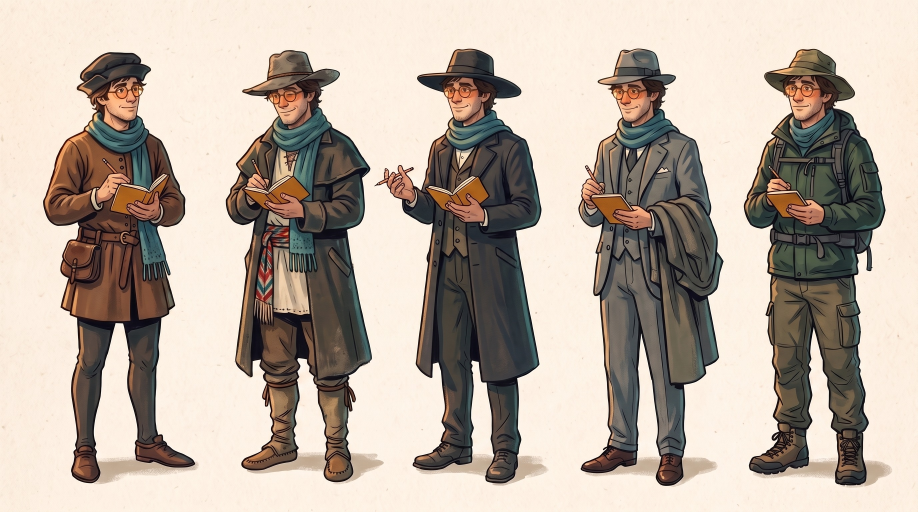
#> input picture channels/storybook-medical/refs/matt-eras.jpg, 2752 x 1536 px, given in place of lie-0.png, which was not available (shown at 1/3 size)
$ python match_s8.py 1.0
#> lines starting #> are read from the running program, lines starting #| are printed output that depends on the picture; after the words box and inside, x2 and y2 are one past the last pixel; in counts of white or black regions, pixels touching at a corner belong together
"""HC002-S1 shot 8 (user 2026-11-18): "the lying -> propped change jumps in size and position, so it reads as a cut.
Match the propped pose's scale and place to the lying body so the shoulder rises from where it lay (add an in-between
'shoulder lifting' state if a free one exists)." Free, local; run after cutouts_hc002s1.py.
  - scale: the propped drawing came back bigger; scale it so his head (the grey hair) matches the lying head's size;
  - place: pin it at the waist (the straight cut at the left edge, the trouser band's centre);
  - lift-0: the in-between, the "fingers" frame tipped up around the waist, so the shoulder starts to rise in place.
    python channels/storybook-medical/editorial/episodes/HC002-phineas-gage/match_s8.py
"""
import json
import shutil
import sys
from pathlib import Path

import cv2
import numpy as np
from PIL import Image

S = Path(__file__).resolve().parents[5] / "projects/hc002-s1/assets/images/sprites/gage-s8"
LIFT_DEG = float(sys.argv[1]) if len(sys.argv) > 1 else 14


def rgba(name):
    return np.array(Image.open(S / name).convert("RGBA"))


def hair_box(a):
    """Bounding box of the largest grey (low saturation, mid tone) region: his dusty hair."""
    rgb = a[..., :3].astype(int)
    lum = rgb.mean(2)
    grey = (np.abs(rgb[..., 0] - rgb[..., 2]) < 28) & (np.abs(rgb[..., 0] - rgb[..., 1]) < 28) & (lum > 60) & (lum < 175) \
        & (a[..., 3] > 200)
    grey = cv2.morphologyEx(grey.astype(np.uint8), cv2.MORPH_OPEN, np.ones((5, 5), np.uint8))
    n, lab, st, _ = cv2.connectedComponentsWithStats(grey)
    i = 1 + int(np.argmax(st[1:, 4]))
    x, y, w, h, area = st[i]
    return x, y, w, h, area


def waist(a):
    """The waist cut: the leftmost opaque columns; returns (x of the cut, centre y of the trouser band)."""
    cols = np.nonzero((a[..., 3] > 200).any(axis=0))[0]
    x0 = cols.min()
    band = np.nonzero(a[:, x0:x0 + 12, 3].max(axis=1) > 200)[0]
    return x0, (band.min() + band.max()) / 2


for f in ("prop-0.png",):
    if not (S / "prop-0.unmatched.png").exists():
        shutil.copy(S / f, S / "prop-0.unmatched.png")
lie, fing, prop = rgba("lie-0.png"), rgba("fingers-0.png"), rgba("prop-0.unmatched.png")
#> call 2 of rgba, with name = 'fingers-0.png'
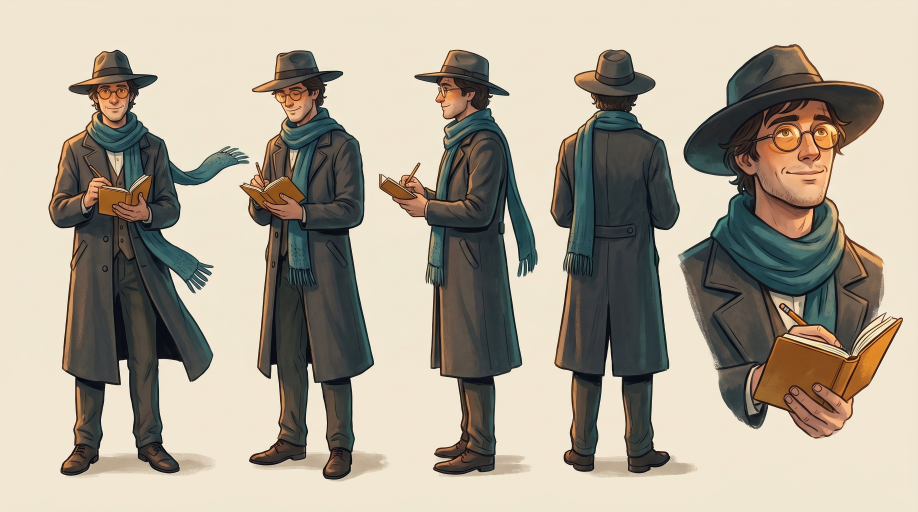
#> input picture channels/storybook-medical/refs/matt-sheet.jpg, 2752 x 1536 px, given in place of fingers-0.png, which was not available (shown at 1/3 size)
H, W = lie.shape[:2]
#> H = 1536; W = 2752
hl, hp = hair_box(lie), hair_box(prop)
#> in hair_box, `grey = (np.abs(rgb[..., 0] - rgb[..., 2]) < 28) & (np.abs(rgb[..., 0] ..`:
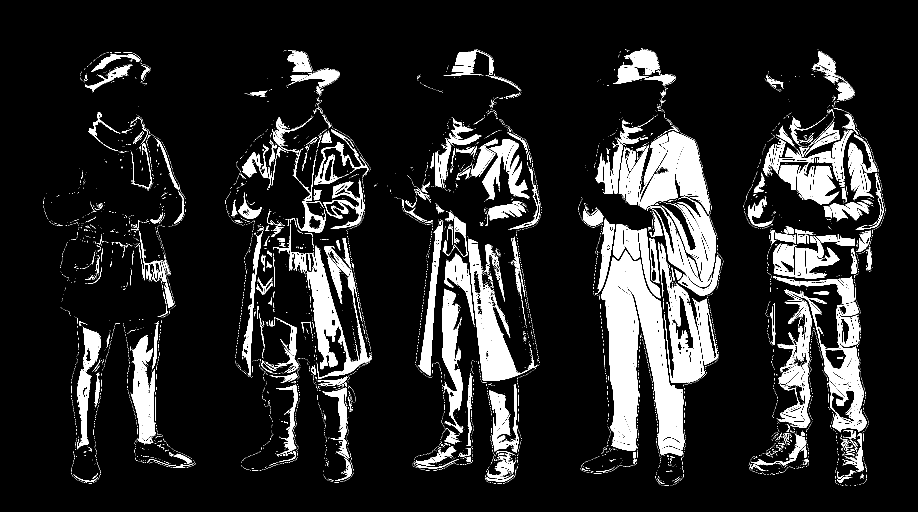
#> grey: shape (1536, 2752) bool (shown at 1/3 size); 12.7% white; 7254 white regions (6718 under 20 px), largest, box (x1, y1, x2, y2) and area: (1805, 751, 2053, 1350) 74249, (1941, 590, 2163, 888) 23772, (1404, 716, 1612, 1142) 22095
#> in hair_box, `grey = cv2.morphologyEx(grey.astype(np.uint8), cv2.MORPH_OPEN, np.ones..`: grey: shape (1536, 2752); values 0 (black) and 1 (white), 10.3% white; 488 white regions, largest, box (x1, y1, x2, y2) and area: (1805, 766, 1916, 1334) 39770, (1876, 756, 2053, 1349) 33906, (1404, 721, 1546, 1142) 19329
#> in hair_box, `n, lab, st, _ = cv2.connectedComponentsWithStats(grey)`:
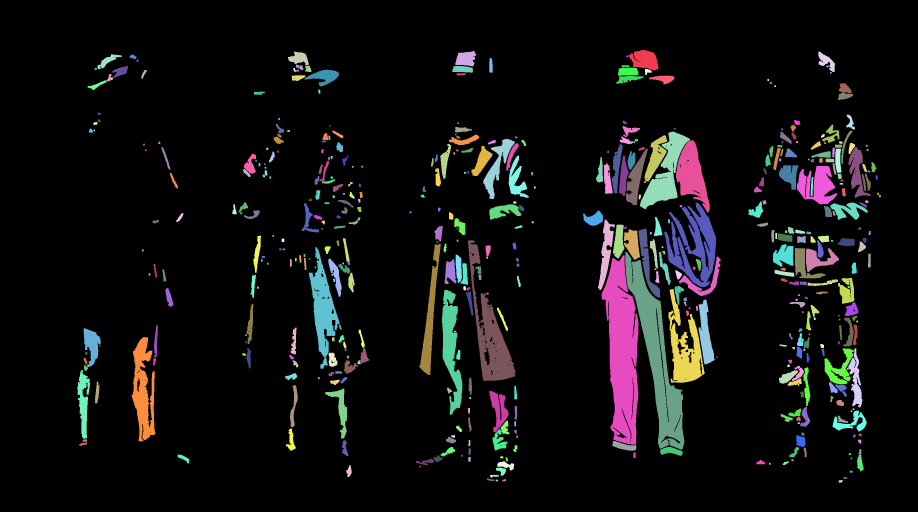
#> lab: shape (1536, 2752) int32 (shown at 1/3 size); 489 distinct labels, from 0 to 488; one colour per label, 0 black
#> in hair_box, `n, lab, st, _ = cv2.connectedComponentsWithStats(grey)`: n = 489; st = 489 rows, first 6: [0, 0, 2752, 1536, 3793738], [1885, 150, 90, 61, 3777], [1366, 153, 62, 46, 2136], [864, 155, 62, 40, 1512], [2455, 155, 50, 61, 1405], [292, 163, 73, 44, 1067]
#> in hair_box, `i = 1 + int(np.argmax(st[1:, 4]))`: i = 277
#> in hair_box, `x, y, w, h, area = st[i]`: x = 1805; y = 766; w = 111; h = 568; area = 39770
#> in hair_box (call 2), `lum = rgb.mean(2)`:
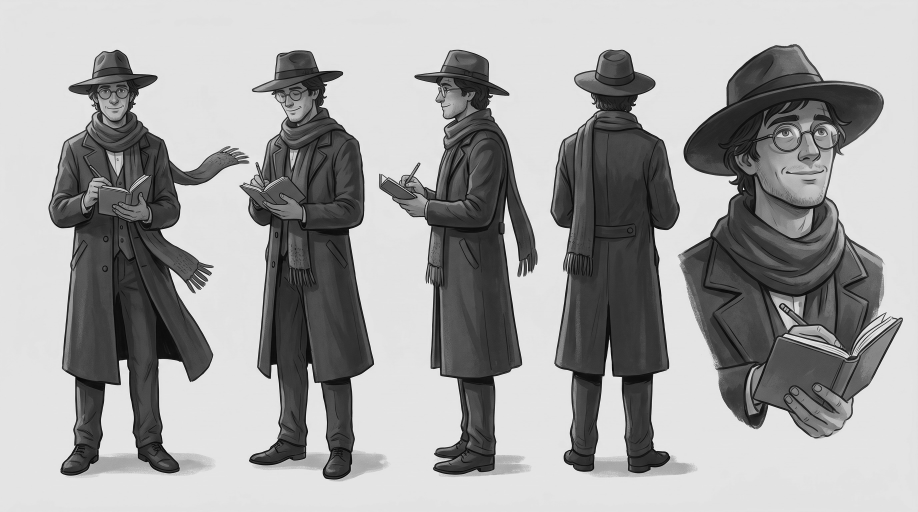
#> lum: shape (1536, 2752) float64 (shown at 1/3 size); min 0, max 254.3, mean 161.8
#> in hair_box (call 2), `grey = (np.abs(rgb[..., 0] - rgb[..., 2]) < 28) & (np.abs(rgb[..., 0] ..`: grey: shape (1536, 2752) bool; 10.2% white; 7641 white regions (7179 under 20 px), largest, box (x1, y1, x2, y2) and area: (203, 668, 357, 1149) 42962, (1326, 709, 1513, 1132) 32342, (919, 725, 1053, 1145) 29345
#> in hair_box (call 2), `grey = cv2.morphologyEx(grey.astype(np.uint8), cv2.MORPH_OPEN, np.ones..`: grey: shape (1536, 2752); values 0 (black) and 1 (white), 7.5% white; 382 white regions, largest, box (x1, y1, x2, y2) and area: (205, 700, 356, 1149) 36631, (1344, 710, 1459, 1132) 30005, (2117, 786, 2321, 1089) 27748
#> in hair_box (call 2), `n, lab, st, _ = cv2.connectedComponentsWithStats(grey)`:
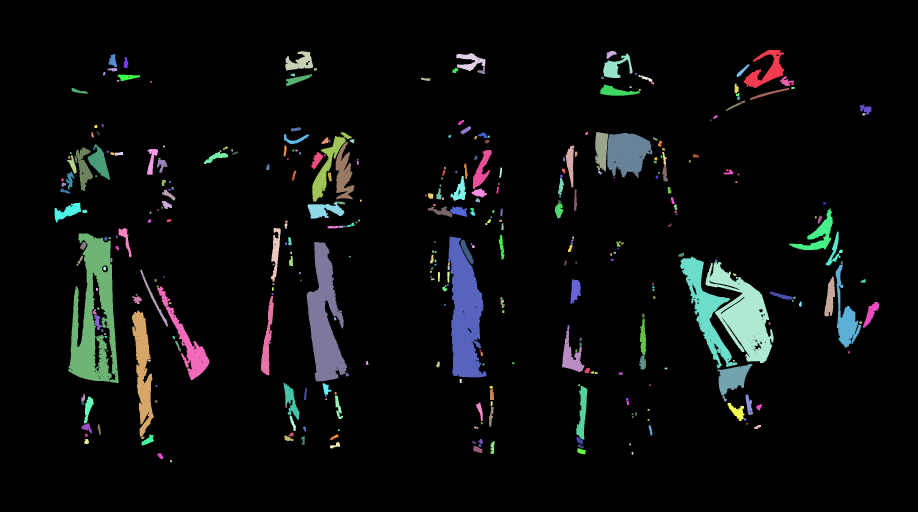
#> lab: shape (1536, 2752) int32 (shown at 1/3 size); 383 distinct labels, from 0 to 382; one colour per label, 0 black
#> in hair_box (call 2), `n, lab, st, _ = cv2.connectedComponentsWithStats(grey)`: n = 383; st = 383 rows, first 6: [0, 0, 2752, 1536, 3908288], [2231, 150, 121, 114, 5490], [1819, 153, 31, 23, 408], [856, 154, 83, 57, 2783], [1369, 160, 87, 53, 2229], [1810, 161, 88, 73, 2834]
#> in hair_box (call 2), `i = 1 + int(np.argmax(st[1:, 4]))`: i = 190
#> in hair_box (call 2), `x, y, w, h, area = st[i]`: x = 205; y = 700; w = 151; h = 449; area = 36631
#> hl = (1805, 766, 111, 568, 39770); hp = (205, 700, 151, 449, 36631)
scale = float(np.sqrt(hl[4] / hp[4]))
#> scale = 1.04
print(f"hair area lie {hl[4]} prop {hp[4]} -> scale {scale:.3f}")
#| hair area lie 39770 prop 36631 -> scale 1.042
small = cv2.resize(prop, (round(prop.shape[1] * scale), round(prop.shape[0] * scale)), interpolation=cv2.INTER_AREA)
(lx, ly), (px, py) = waist(lie), waist(small)
#> in waist, `cols = np.nonzero((a[..., 3] > 200).any(axis=0))[0]`: cols = 2752 values from 0 to 2751
#> in waist, `x0 = cols.min()`: x0 = 0
#> in waist, `band = np.nonzero(a[:, x0:x0 + 12, 3].max(axis=1) > 200)[0]`: band = 1536 values from 0 to 1535
#> lx = 0; ly = 767.5; px = 0; py = 799.5
dx, dy = lx - px, ly - py
#> dx = 0; dy = -32
M = np.float32([[1, 0, dx], [0, 1, dy]])
#> M = [[1, 0, 0], [0, 1, -32]]
matched = cv2.warpAffine(small, M, (W, H), flags=cv2.INTER_LINEAR, borderValue=(0, 0, 0, 0))
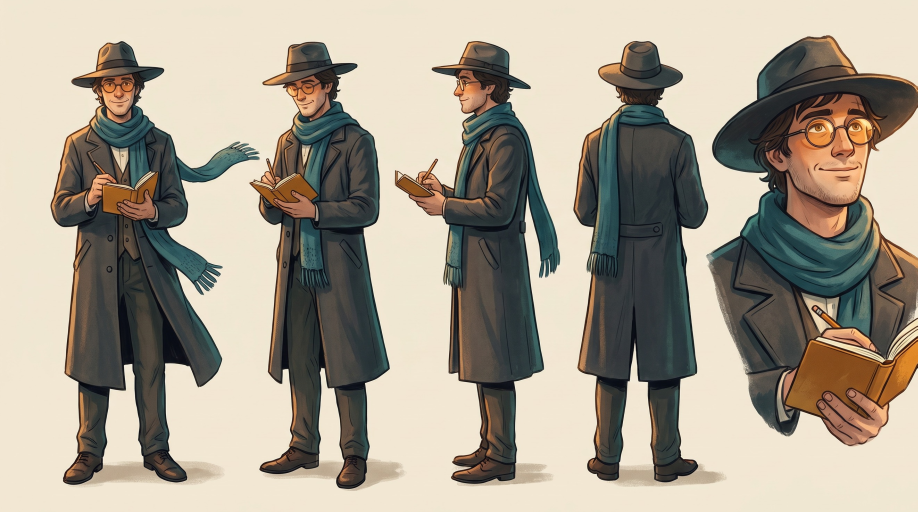
#> matched: shape (1536, 2752, 4) (shown at 1/3 size); mean R, G, B, A 167.1, 158.5, 143.5, 255
Image.fromarray(matched, "RGBA").save(S / "prop-0.png")
print(f"prop pinned at the waist: shift {dx:.0f}, {dy:.0f}")
#| prop pinned at the waist: shift 0, -32

# in-between: the fingers frame tipped up around the waist (negative = counter-clockwise: the head end rises)
R = cv2.getRotationMatrix2D((float(lx), float(ly)), LIFT_DEG, 1.0)
#> R = [[1, 0.0175, -13.39], [-0.0175, 1, 0.117]]
lift = cv2.warpAffine(fing, R, (W, H), flags=cv2.INTER_LINEAR, borderValue=(0, 0, 0, 0))
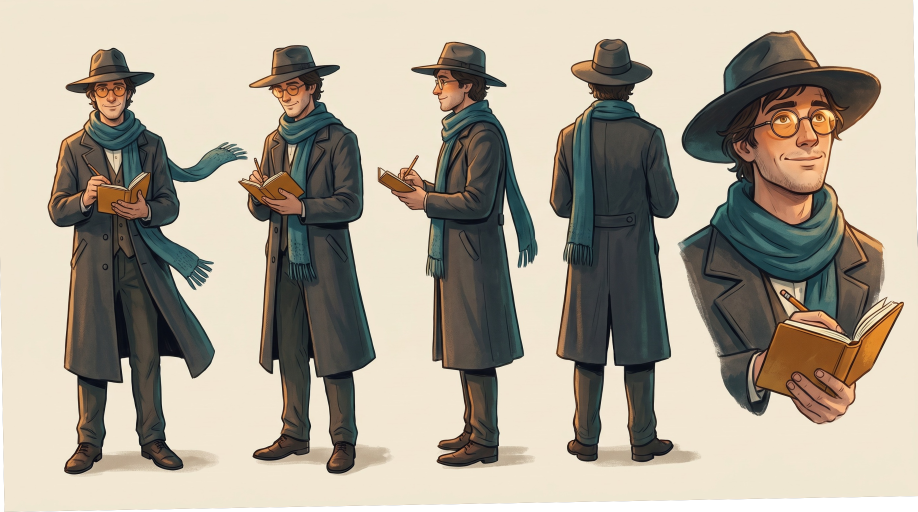
#> lift: shape (1536, 2752, 4) (shown at 1/3 size); mean R, G, B, A 168.5, 159.9, 144.8, 250.4; transparent parts drawn white
Image.fromarray(lift, "RGBA").save(S / "lift-0.png")

#> (the run stopped early here; a loop or call above may not have finished)
